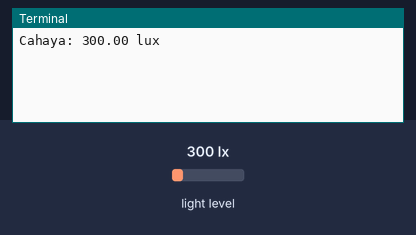
This program was run on a simulated Raspberry Pi (BCM pin numbers). On the bench: the last lines printed to the terminal. Inputs (shaded band) come from the test bench; at power-on: light level 300 lx. Databases and web services accept everything at once and return nothing.

Above: at 1.2 s.
1.3 s: light level set to 40 lx
At 3.6 s:
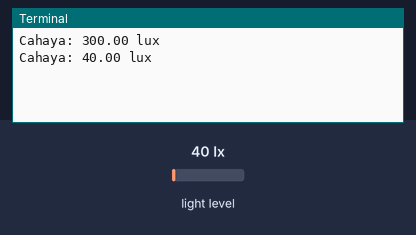
5.2 s: light level set to 500 lx
At 7.2 s:
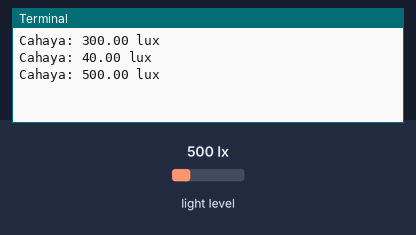
Timing chart, 0 to 8.7 s (numbered marks = the images above; inputs shaded):
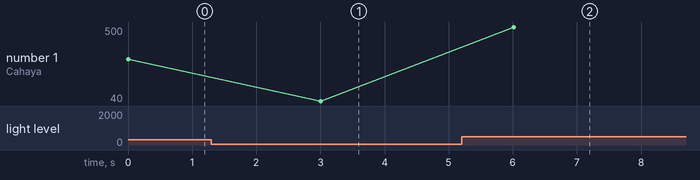

Measured:
- after the input at 1.3 s, the terminal: prints a new line after 1.7 s (image 1)
- after the input at 5.2 s, the terminal: prints a new line after 0.81 s (image 2)
- plotted number 1: 300 → 40 after the input at 1.3 s, 40 → 500 after the input at 5.2 s

The program:

bh1750.py
```python
import smbus
import time
import MySQLdb
db = MySQLdb.connect(host="localhost", user="kel2te4b",
                     passwd="12345678", database="sensor")
cur = db.cursor()

LIGHT = 0x23
POWER_DOWN = 0x00
POWER_ON = 0x01
RESET = 0x07

CONTINUOUS_LOW_RES_MODE = 0x13
CONTINUOUS_HIGH_RES_MODE_1 = 0x10
CONTINUOUS_HIGH_RES_MODE_2 = 0x11
ONE_TIME_HIGH_RES_MODE_1 = 0x20
ONE_TIME_HIGH_RES_MODE_2 = 0x21
ONE_TIME_LOW_RES_MODE = 0x23

bus = smbus.SMBus(1)


def getLight(addr=LIGHT):
    data = bus.read_i2c_block_data(addr, ONE_TIME_HIGH_RES_MODE_1)
    result = (data[1] + (256 * data[0])) / 1.2
    return result


def main():
    light = round(getLight(), 2)
    print(f"Cahaya: {light:.2f} lux")
    sql = ("""INSERT INTO sensorCahaya (cahaya) VALUES (%s)""", (light,))
    cur.execute(*sql)
    db.commit()
    time.sleep(3)


try:
    while True:
        main()
except KeyboardInterrupt:
    print("Measurement stopped by User")
```
